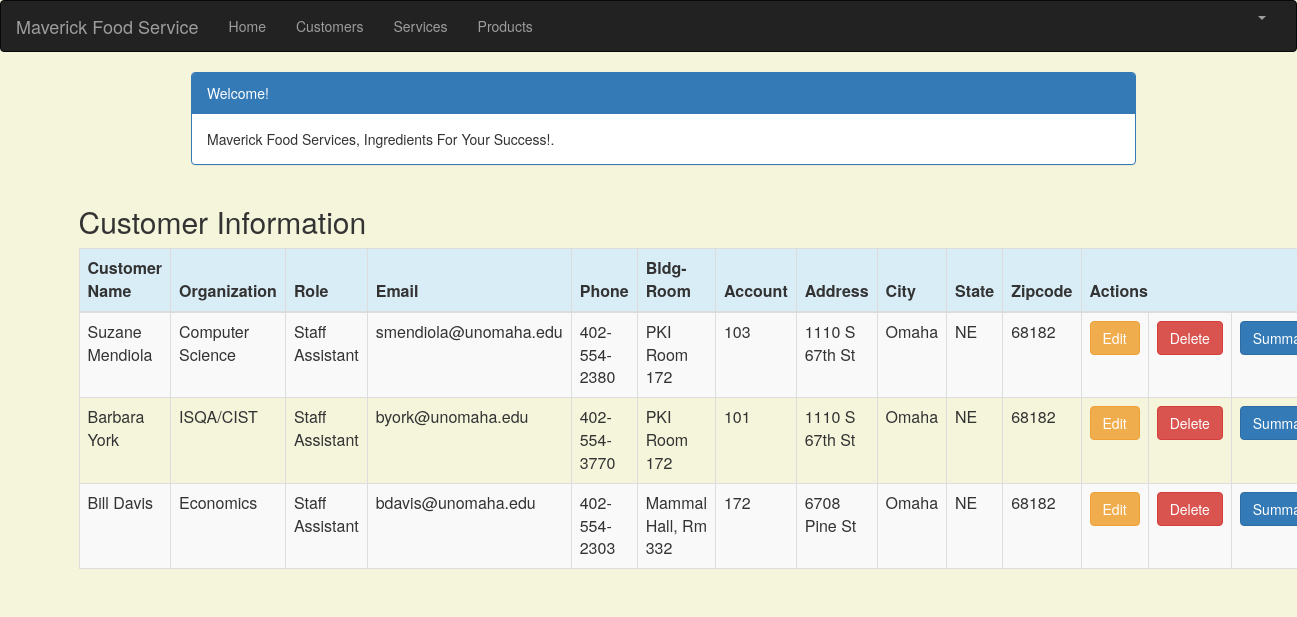
/customer_list (signed in), run on the app's committed database.
### crm/models.py (models this page shows, shortened)
class Customer(models.Model):
    cust_name = models.CharField(max_length=50)
    organization = models.CharField(max_length=100, blank=True)
    role = models.CharField(max_length=100)
    email = models.EmailField(max_length=100)
    bldgroom = models.CharField(max_length=100)
    address = models.CharField(max_length=200)
    account_number = models.IntegerField(blank=False, null=False)
    city = models.CharField(max_length=50)
    state = models.CharField(max_length=50)
    zipcode = models.CharField(max_length=10)
    phone_number = models.CharField(max_length=50)
    created_date = models.DateTimeField(
        default=timezone.now)
    updated_date = models.DateTimeField(auto_now_add=True)

### crm/views.py (the view)
# urls.py: path('customer_list', views.customer_list, name='customer_list'),
@login_required
def customer_list(request):
    customer = Customer.objects.filter(created_date__lte=timezone.now())
    return render(request, 'crm/customer_list.html',
                 {'customers': customer})

### crm/templates/crm/customer_list.html (shortened to what this page needs)
{% extends 'crm/base.html' %}
{% block content %}
    <html>
    <head>
        <link rel="stylesheet" href="https://maxcdn.bootstrapcdn.com/bootstrap/3.3.4/css/bootstrap.min.css">
    </head>
    <body>
    <div class="container">
        <div class="row">
            <div class="col-md-10 col-md-offset-1">
                <div class="panel panel-primary">
                    <div class="panel-heading">Welcome!</div>
                    <div class="panel-body">
                        Maverick Food Services, Ingredients For Your Success!.
                    </div>
                </div>
            </div>
        </div>
    </div>
    <div class="row">
        <h2 style="padding-left: 15Px">Customer Information</h2>
    </div>
    <div>
        <table class="table table-striped table-bordered table-hover">
            <thead>
            <tr class="bg-info">
                <th>Customer Name</th>
                <th>Organization</th>
                <th>Role</th>
                <th>Email</th>
                <th>Phone</th>
                <th>Bldg-Room</th>
                <th>Account</th>
                <th>Address</th>
                <th>City</th>
                <th>State</th>
                <th>Zipcode</th>
                <th colspan="3">Actions</th>
            </tr>
            </thead>
            <tbody>
            {% for customer in customers %}
                <tr>
                    <td>{{ customer.cust_name }}</td>
                    <td>{{ customer.organization }}</td>
                    <td>{{ customer.role }}</td>
                    <td>{{ customer.email }}</td>
                    <td>{{ customer.phone_number }}</td>
                    <td>{{ customer.bldgroom }}</td>
                    <td>{{ customer.account_number }}</td>
                    <td>{{ customer.address }}</td>
                    <td>{{ customer.city }}</td>
                    <td>{{ customer.state }}</td>
                    <td>{{ customer.zipcode }}</td>
                    <td><a href="{% url 'crm:customer_edit' pk=customer.pk %}" class="btn btn-warning">Edit</a>
                    <td><a href="{% url 'crm:customer_delete' pk=customer.pk %}"
                           onclick="return confirm('Are you sure you want to delete?')"
                           class="btn btn-danger">Delete</a>
                    </td>
                    <td><a href="{% url 'crm:summary' pk=customer.pk %}"
                           class="btn btn-primary">Summary</a>
                </tr>
            {% endfor %}
            </tbody>
        </table>
    </div>
    </body>
    </html>
{% endblock %}

### crm/templates/crm/base.html (shortened to what this page needs)
{% load staticfiles %}
<html lang="en">
<head>
    <link rel="stylesheet" href="https://maxcdn.bootstrapcdn.com/bootstrap/3.3.7/css/bootstrap.min.css">
</head>
<body id="app-layout">
<nav class="navbar navbar-inverse">
    <div class="container-fluid">
        <div class="navbar-header">
            <a class="navbar-brand" href="/">
                Maverick Food Service
            </a>
        </div>
        <div class="collapse navbar-collapse" id="myNavbar">
            <ul class="nav navbar-nav">
                <li><a href="{% url 'crm:home' %}">Home</a></li>
                <li><a href="{% url 'crm:customer_list' %}">Customers</a></li>
               <li><a href="{% url 'crm:service_list' %}">Services</a></li>
                <li><a href="{% url 'crm:product_list' %}">Products</a></li>
            </ul>
            <ul class="nav navbar-nav navbar-right">
                {% if user.is_authenticated %}
                    <li class="dropdown">
                        <a href="#" class="dropdown-toggle" data-toggle="dropdown" role="button" aria-expanded="false">
                            <span class="caret"></span>
                        </a>
                    </li>
                {% else %}
                    <li><a href="{% url 'login' %}"><span class="glyphicon glyphicon-log-in"></span> Login</a></li>
                {% endif %}
            </ul>
        </div>
    </div>
</nav>
<div class="content container">
    <div class="row">
        <div class="col-md-8">
            {% block content %}{% endblock %}
        </div>
    </div>
</body>
</html>

### crm/templates/crm/base.html (style rules this page uses)
.navbar { margin-bottom: 0; border-radius: 0; }

### crm/templates/crm/customer_list.html (style rules this page uses)
body { background-color: beige; }

### data on the page
Customer: cust_name "Suzane Mendiola", organization "Computer Science", role "Staff Assistant", email "smendiola@unomaha.edu", phone_number "402-554-2380", bldgroom "PKI Room 172", account_number "103", address "1110 S 67th St", city "Omaha", state "NE", zipcode "68182"
Customer: cust_name "Barbara York", organization "ISQA/CIST", role "Staff Assistant", email "byork@unomaha.edu", phone_number "402-554-3770", bldgroom "PKI Room 172", account_number "101", address "1110 S 67th St", city "Omaha", state "NE", zipcode "68182"
Customer: cust_name "Bill Davis", organization "Economics", role "Staff Assistant", email "bdavis@unomaha.edu", phone_number "402-554-2303", bldgroom "Mammal Hall, Rm 332", account_number "172", address "6708 Pine St", city "Omaha", state "NE", zipcode "68182"
